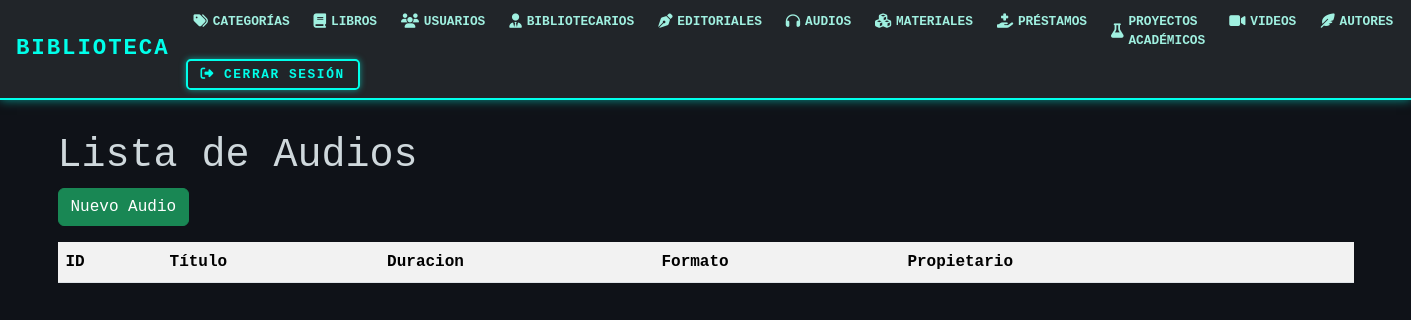
Page /audios/ on the earlier database version.
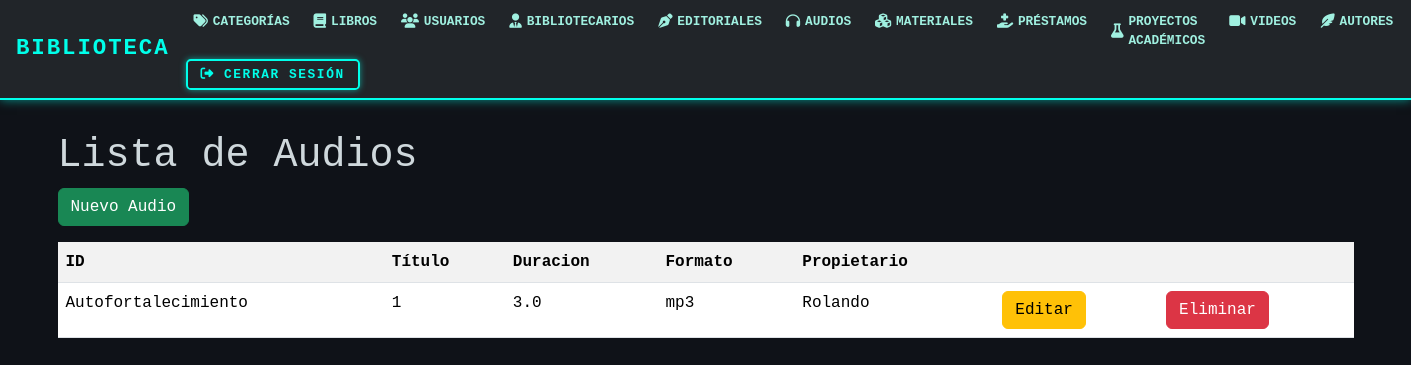
Same page on the later database version.
### models/audio_model.py (models this page shows, shortened)
class Audio(db.Model):
    __tablename__ = "audio"
    id_audio = db.Column(db.Integer, primary_key=True)
    id_material = db.Column(db.Integer, db.ForeignKey('materiales.id_material'), nullable=False)
    duracion = db.Column(db.Float, nullable=False)
    formato = db.Column(db.String(50), nullable=False)
    propietario = db.Column(db.String(150), nullable=False)
    material = db.relationship('Material', back_populates = 'audio')
    @staticmethod
    def get_all():
        return Audio.query.all()

### models/material_model.py (models this page shows, shortened)
class Material(db.Model):
    __tablename__ = 'materiales'
    id_material = db.Column(db.Integer, primary_key=True)
    tipo = db.Column(db.String(50), nullable=False)
    titulo = db.Column(db.String(100), nullable=False)
    fecha_ingreso = db.Column(db.String(20), nullable=False)
    estado = db.Column(db.String(20), nullable=False)
    id_categoria = db.Column(db.Integer, db.ForeignKey('categoria.id_cat'),nullable=False)
    id_autor = db.Column(db.Integer, db.ForeignKey('autores.id_autor'), nullable=False)
    categoria = db.relationship('Categoria', back_populates='materiales')
    libro = db.relationship('Libro', back_populates='material')
    autor = db.relationship('Autores', back_populates='materiales')
    audio = db.relationship('Audio', back_populates = 'material')
    proyecto_academico = db.relationship('Proyecto', back_populates='material')
    video = db.relationship('Video', back_populates='material')

### controllers/audio_controllers.py (the view)
@audio_bp.route("/")
def index():
    audio = Audio.get_all()
    return audio_view.list(audio)

### views/audio_view.py (called while the page is built)
def list(audios):
    return render_template('audios/index.html', audios=audios)

### templates/audios/index.html (shortened to what this page needs)
{% extends 'base.html' %}
{% block content %}
<h1>Lista de Audios</h1>
<a href="{{url_for('audio.create')}}" class="btn btn-success mb-3">Nuevo Audio</a>
<table class="table table-striped">
    <tr>
        <th>ID</th>
        <th>Título</th>
        <th>Duracion</th>
        <th>Formato</th>
        <th>Propietario</th>
        <th></th>
        <th></th>
    </tr>
    {% for item in audios %}
    <tr>
        <td>{{item.material.titulo}}</td>
        <td>{{item.id_audio}}</td>
        <td>{{item.duracion}}</td>
        <td>{{item.formato}}</td>
        <td>{{item.propietario}}</td>
        <td>
            <a href="{{url_for('audio.edit',id_audio=item.id_audio)}}" class="btn btn-warning">Editar</a>
        </td>
        <td>
            <a href="{{ url_for('audio.delete', id_audio=item.id_audio) }}"
   class="btn btn-danger"
   onclick="return confirm('¿Estás seguro de que deseas eliminar el audio {{ item.material.titulo }}?');">
   Eliminar
</a>
        </td>
    </tr>
    {% endfor %}
</table>
{% endblock %}

Differences in the rows shown:
added Audio: material.titulo "Autofortalecimiento", id_audio "1", duracion "3.0", formato "mp3", propietario "Rolando"
